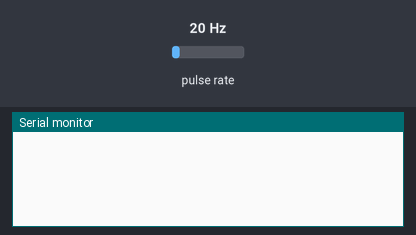
A sketch run on a simulated ESP32. Shown: the last lines printed to the serial monitor. Wiring (inferred from the names in the program): pulse sensor: data GPIO 2. The test bench sets the inputs (shaded band); at power-on: pulse rate 20 Hz.

Above: at 1.2 s.
1.3 s: pulse rate (sensor on GPIO 2) set to 4 Hz
At 3.0 s:
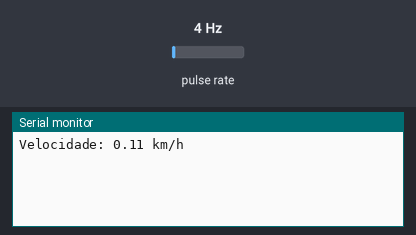
4.3 s: pulse rate (sensor on GPIO 2) set to 50 Hz
At 7.3 s:
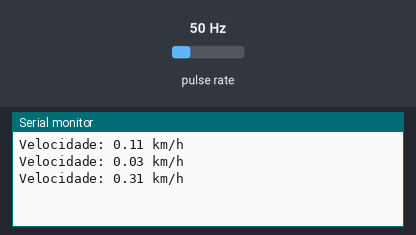
Timing chart, 0 to 8.8 s (numbered marks = the images above; inputs shaded):
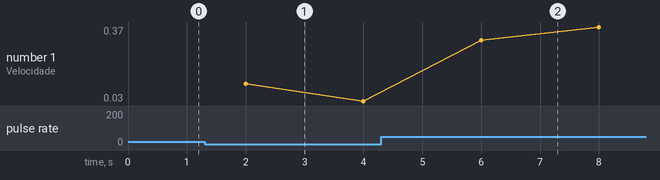

The sketch:

speed.ino
```cpp
// Configurações do encoder
const int encoderPinA = 2; // Pino do encoder conectado ao pino 2 do Arduino
const int encoderPPR = 1000; // Pulses Per Revolution (pulsos por revolução)

volatile unsigned long pulseCount = 0; // Variável volátil para contar os pulsos, precisa ser volátil porque é modificada na ISR
unsigned long lastPulseTime = 0; // Tempo da última leitura de pulsos
float wheelDiameter = 0.65; // Diâmetro da roda em metros (valor de exemplo)

// Função de interrupção para contar pulsos
void IRAM_ATTR encoderISR() {
  pulseCount++; // Incrementa o contador de pulsos a cada interrupção
}

void setup() {
  Serial.begin(9600); // Inicializa a comunicação serial a 9600 bps
  pinMode(encoderPinA, INPUT_PULLUP); // Configura o pino do encoder como entrada com resistor pull-up
  attachInterrupt(digitalPinToInterrupt(encoderPinA), encoderISR, RISING); // Ativa interrupção no pino do encoder para detectar borda de subida
}

void loop() {
  noInterrupts(); // Desabilita interrupções temporariamente
  unsigned long pulses = pulseCount; // Armazena o número de pulsos recebidos
  pulseCount = 0; // Reseta o contador de pulsos
  interrupts(); // Reabilita interrupções

  unsigned long currentTime = millis(); // Obtém o tempo atual em milissegundos
  unsigned long elapsedTime = currentTime - lastPulseTime; // Calcula o tempo decorrido desde a última leitura
  lastPulseTime = currentTime; // Atualiza o tempo da última leitura

  if (elapsedTime > 0) { // Verifica se o tempo decorrido é maior que zero
    float frequency = (float)pulses / (elapsedTime / 1000.0); // Calcula a frequência dos pulsos (pulsos por segundo)
    float rpm = frequency * 60.0 / encoderPPR; // Converte a frequência para RPM (Revoluções por Minuto)
    float wheelCircumference = PI * wheelDiameter; // Calcula a circunferência da roda em metros
    float speedMps = (wheelCircumference * rpm) / 60.0; // Calcula a velocidade em metros por segundo
    float speedKmh = speedMps * 3.6; // Converte a velocidade de m/s para km/h

    Serial.print("Velocidade: "); // Imprime a palavra "Velocidade: "
    Serial.print(speedKmh); // Imprime a velocidade calculada em km/h
    Serial.println(" km/h"); // Imprime " km/h" e pula para a próxima linha
  }

  delay(2000); // Pequeno delay para não sobrecarregar o monitor serial
}
```

Measured:
- after the input at 1.3 s, the serial monitor: prints a new line after 0.70 s (image 1)
- after the input at 4.3 s, the serial monitor: prints a new line after 1.7 s (image 2)
- plotted number 1: 0.03 → 0.37 after the input at 4.3 s
